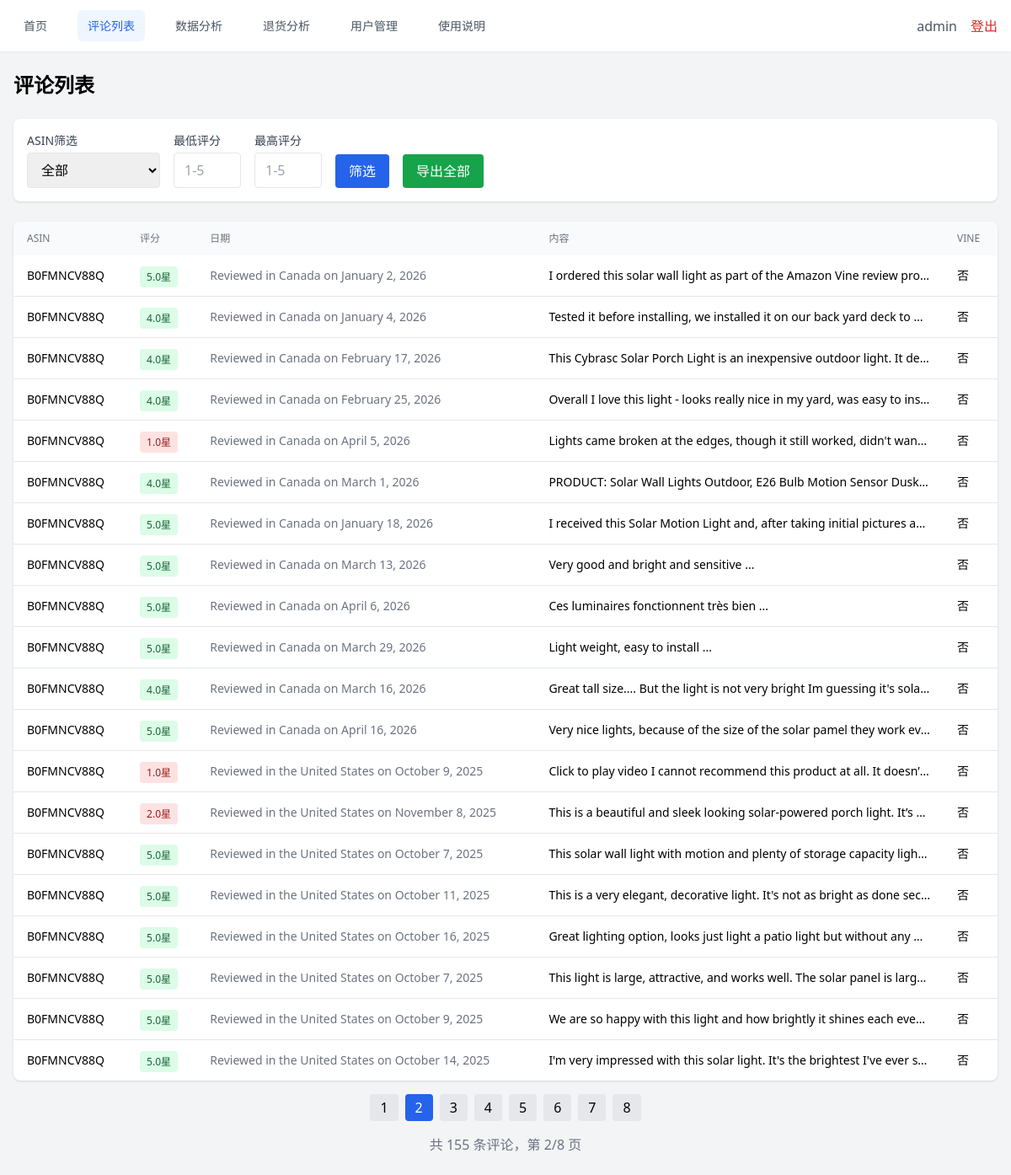
The page /reviews?page=2&asin=&min_rating=&max_rating= (signed in) on the database its author committed.
### tables this page shows
CREATE TABLE reviews (
                id INTEGER PRIMARY KEY AUTOINCREMENT,
                asin TEXT NOT NULL,
                brand TEXT NOT NULL,
                rating REAL,
                date TEXT,
                content TEXT,
                is_vine INTEGER DEFAULT 0,
                collected_at TEXT
            );

### web/routes/reviews.py (the view)
@router.get("/reviews")
@login_required
async def reviews_page(
    request: Request,
    asin: str = Query(None),
    min_rating: str = Query(None),
    max_rating: str = Query(None),
    page: int = Query(1, ge=1)
):
    current_user = get_current_user(request)
    asin = asin if asin else None
    try:
        min_rating = int(min_rating) if min_rating else None
    except ValueError:
        min_rating = None
    try:
        max_rating = int(max_rating) if max_rating else None
    except ValueError:
        max_rating = None
    db = DatabaseStore()
    all_reviews = db.get_all_reviews()
    if asin:
        all_reviews = [r for r in all_reviews if r.asin == asin]
    if min_rating is not None:
        all_reviews = [r for r in all_reviews if r.rating >= min_rating]
    if max_rating is not None:
        all_reviews = [r for r in all_reviews if r.rating <= max_rating]
    page_size = 20
    total = len(all_reviews)
    start = (page - 1) * page_size
    end = start + page_size
    reviews = all_reviews[start:end]
    all_db_reviews = db.get_all_reviews()
    asins = list(set(r.asin for r in all_db_reviews))
    db.close()
    return templates.TemplateResponse("reviews.html", {
        "request": request,
        "current_user": current_user,
        "reviews": reviews,
        "asins": asins,
        "filters": {
            "asin": asin if asin else "",
            "min_rating": min_rating if min_rating else "",
            "max_rating": max_rating if max_rating else ""
        },
        "pagination": {
            "page": page,
            "total": total,
            "pages": (total + page_size - 1) // page_size if total > 0 else 0
        }
    })

### web/templates/reviews.html (shortened to what this page needs)
{% extends "base.html" %}
{% block content %}
<h1 class="text-2xl font-bold mb-6">评论列表</h1>
<div class="bg-white rounded-lg shadow p-4 mb-6">
    <form method="get" class="flex flex-wrap gap-4 items-end">
        <div>
            <label class="block text-gray-700 text-sm mb-1">ASIN筛选</label>
            <select name="asin" class="border rounded px-3 py-2">
                <option value="">全部</option>
            </select>
        </div>
        <div>
            <label class="block text-gray-700 text-sm mb-1">最低评分</label>
            <input type="number" name="min_rating" min="1" max="5" value="{{ filters.min_rating or '' }}"
                class="border rounded px-3 py-2 w-20" placeholder="1-5">
        </div>
        <div>
            <label class="block text-gray-700 text-sm mb-1">最高评分</label>
            <input type="number" name="max_rating" min="1" max="5" value="{{ filters.max_rating or '' }}"
                class="border rounded px-3 py-2 w-20" placeholder="1-5">
        </div>
        <button type="submit" class="bg-blue-600 text-white px-4 py-2 rounded hover:bg-blue-700">
            筛选
        </button>
        <a href="/reviews/export" class="bg-green-600 text-white px-4 py-2 rounded hover:bg-green-700">
            导出全部
        </a>
    </form>
</div>
<div class="bg-white rounded-lg shadow overflow-hidden">
    <table class="min-w-full">
        <thead class="bg-gray-50">
            <tr>
                <th class="px-4 py-3 text-left text-xs font-medium text-gray-500 uppercase">ASIN</th>
                <th class="px-4 py-3 text-left text-xs font-medium text-gray-500 uppercase">评分</th>
                <th class="px-4 py-3 text-left text-xs font-medium text-gray-500 uppercase">日期</th>
                <th class="px-4 py-3 text-left text-xs font-medium text-gray-500 uppercase">内容</th>
                <th class="px-4 py-3 text-left text-xs font-medium text-gray-500 uppercase">Vine</th>
            </tr>
        </thead>
        <tbody class="divide-y divide-gray-200">
            {% for r in reviews %}
            <tr>
                <td class="px-4 py-3 text-sm">{{ r.asin }}</td>
                <td class="px-4 py-3">
                    <span class="px-2 py-1 text-xs rounded
                        {% if r.rating <= 2 %}bg-red-100 text-red-800
                        {% elif r.rating == 3 %}bg-yellow-100 text-yellow-800
                        {% else %}bg-green-100 text-green-800{% endif %}">
                        {{ r.rating }}星
                    </span>
                </td>
                <td class="px-4 py-3 text-sm text-gray-500">{{ r.date }}</td>
                <td class="px-4 py-3 text-sm max-w-md truncate">{{ r.content[:100] }}...</td>
                <td class="px-4 py-3 text-sm">{{ '是' if r.is_vine else '否' }}</td>
            </tr>
            {% endfor %}
        </tbody>
    </table>
</div>
{% if pagination.pages > 0 %}
<div class="mt-4 flex justify-center space-x-2">
    {% for p in range(1, pagination.pages + 1) %}
    <a href="?page={{ p }}&asin={{ filters.asin or '' }}&min_rating={{ filters.min_rating or '' }}&max_rating={{ filters.max_rating or '' }}"
        class="px-3 py-1 rounded {% if p == pagination.page %}bg-blue-600 text-white{% else %}bg-gray-200{% endif %}">
        {{ p }}
    </a>
    {% endfor %}
</div>
<div class="mt-4 text-center text-gray-500">
    共 {{ pagination.total }} 条评论，第 {{ pagination.page }}/{{ pagination.pages }} 页
</div>
{% endif %}
{% endblock %}

### rows shown on the page
reviews: asin "B0FMNCV88Q", rating "5.0", date "Reviewed in Canada on January 2, 2026", content "I ordered this solar wall light as part of the Amazon Vine review pro…", is_vine "否"
reviews: asin "B0FMNCV88Q", rating "4.0", date "Reviewed in Canada on January 4, 2026", content "Tested it before installing, we installed it on our back yard deck to p…", is_vine "否"
reviews: asin "B0FMNCV88Q", rating "4.0", date "Reviewed in Canada on February 17, 2026", content "This Cybrasc Solar Porch Light is an inexpensive outdoor light. It de…", is_vine "否"
reviews: asin "B0FMNCV88Q", rating "4.0", date "Reviewed in Canada on February 25, 2026", content "Overall I love this light - looks really nice in my yard, was easy to ins…", is_vine "否"
reviews: asin "B0FMNCV88Q", rating "1.0", date "Reviewed in Canada on April 5, 2026", content "Lights came broken at the edges, though it still worked, didn't wan…", is_vine "否"
reviews: asin "B0FMNCV88Q", rating "4.0", date "Reviewed in Canada on March 1, 2026", content "PRODUCT: Solar Wall Lights Outdoor, E26 Bulb Motion Sensor Dusk…", is_vine "否"
reviews: asin "B0FMNCV88Q", rating "5.0", date "Reviewed in Canada on January 18, 2026", content "I received this Solar Motion Light and, after taking initial pictures a…", is_vine "否"
reviews: asin "B0FMNCV88Q", rating "5.0", date "Reviewed in Canada on March 13, 2026", content "Very good and bright and sensitive", is_vine "否"
reviews: asin "B0FMNCV88Q", rating "5.0", date "Reviewed in Canada on April 6, 2026", content "Ces luminaires fonctionnent très bien", is_vine "否"
reviews: asin "B0FMNCV88Q", rating "5.0", date "Reviewed in Canada on March 29, 2026", content "Light weight, easy to install", is_vine "否"
reviews: asin "B0FMNCV88Q", rating "4.0", date "Reviewed in Canada on March 16, 2026", content "Great tall size.... But the light is not very bright Im guessing it's sola…", is_vine "否"
reviews: asin "B0FMNCV88Q", rating "5.0", date "Reviewed in Canada on April 16, 2026", content "Very nice lights, because of the size of the solar pamel they work ev…", is_vine "否"
reviews: asin "B0FMNCV88Q", rating "1.0", date "Reviewed in the United States on October 9, 2025", content "Click to play video I cannot recommend this product at all. It doesn’…", is_vine "否"
reviews: asin "B0FMNCV88Q", rating "2.0", date "Reviewed in the United States on November 8, 2025", content "This is a beautiful and sleek looking solar-powered porch light. It’s…", is_vine "否"
reviews: asin "B0FMNCV88Q", rating "5.0", date "Reviewed in the United States on October 7, 2025", content "This solar wall light with motion and plenty of storage capacity ligh…", is_vine "否"
reviews: asin "B0FMNCV88Q", rating "5.0", date "Reviewed in the United States on October 11, 2025", content "This is a very elegant, decorative light. It's not as bright as done sec…", is_vine "否"
reviews: asin "B0FMNCV88Q", rating "5.0", date "Reviewed in the United States on October 16, 2025", content "Great lighting option, looks just light a patio light but without any…", is_vine "否"
reviews: asin "B0FMNCV88Q", rating "5.0", date "Reviewed in the United States on October 7, 2025", content "This light is large, attractive, and works well. The solar panel is larg…", is_vine "否"
reviews: asin "B0FMNCV88Q", rating "5.0", date "Reviewed in the United States on October 9, 2025", content "We are so happy with this light and how brightly it shines each eve…", is_vine "否"
reviews: asin "B0FMNCV88Q", rating "5.0", date "Reviewed in the United States on October 14, 2025", content "I'm very impressed with this solar light. It's the brightest I've ever s…", is_vine "否"

### other values the page prints
{{ current_user }} "admin"
{{ p }} "1" "2" "3" "4" "5" "6" "7" "8"
{{ pagination.total }} "155"
{{ pagination.page }} "2"
{{ pagination.pages }} "8"
